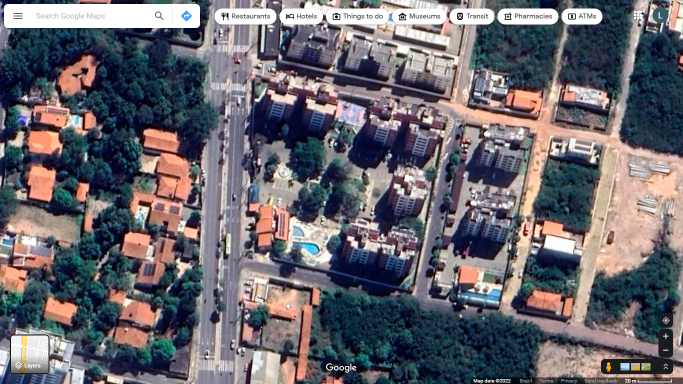
#> input picture Desktop/Projects/Analista-De-Aborizacao - Para Enviar Git - Copia/Condominio_original.png, 1366 x 768 px, given in place of desmatamento_1984.png, which was not available (shown at 1/2 size)
$ python analisador_de_desmatamento.py
#> lines starting #> are read from the running program, lines starting #| are printed output that depends on the picture; after the words box and inside, x2 and y2 are one past the last pixel; in counts of white or black regions, pixels touching at a corner belong together; pictures that were not available may be replaced by others from this repository, and a replacement may not be noted
### Desktop/Projects/Analista-De-Aborizacao - Para Enviar Git - Copia/feature_tracker.py
import cv2 as cv
import numpy as np
import SHSX

def return_tree_color_interval(reference_tree, color_space=cv.COLOR_BGR2HSV):
    reference_tree_on_other_color_system = cv.cvtColor(reference_tree, color_space)
    if color_space in [cv.COLOR_BGR2HSV, cv.COLOR_BGR2HLS]:
        reference_tree_on_other_color_system = SHSX.convert_img_to(reference_tree_on_other_color_system, SHSX.HSX_2_SHSX)

    max_values = (256, 256, 256)
    lowest = np.array([255, 255, 255])
    highest = np.array([0, 0, 0])

    for channel in range(3):
        max_value = max_values[channel]
        reference_tree_on_other_color_system_histogram = cv.calcHist([reference_tree_on_other_color_system], [channel], None, [max_value], [0, max_value])
        for value, pixel_amount in enumerate(reference_tree_on_other_color_system_histogram):
            if pixel_amount <= 0: continue

            if value > highest[channel]:
                highest[channel] = value
            if value < lowest[channel]:
                lowest[channel] = value

    return [lowest, highest]

### Desktop/Projects/Analista-De-Aborizacao - Para Enviar Git - Copia/SHSX.py
import cv2 as cv
import numpy as np

# [39 lines left out: function BGR_2_SHSV, not called in this run]

def HSX_2_SHSX(pixel):
    pixel[0] += 30
    if pixel[0] > 180:
        pixel[0] -= 180
    return pixel

# [5 lines left out: function SHSX_2_HSX, not called in this run]

def map_rows(map_func):
    def _map_rows(row):
        row = list( map(map_func, row) )
        return row
    return _map_rows

def convert_img_to(img, map_func):
    return np.array( list( map(map_rows(map_func), img) ) )

### Desktop/Projects/Analista-De-Aborizacao - Para Enviar Git - Copia/main.py
import cv2 as cv
import numpy as np
import SHSX
from return_constant_pixel_to_meter import return_constant_pixel_to_meter
from initial_mask_identifier import return_initial_mask
from feature_tracker import return_tree_color_interval

def filter_image(
    original_image,
    reference_tree,
    should_convert_area_in_scale,
    should_apply_initial_mask,
    scale=[],
    real_distance_represented_by_scale=20,
    should_analyze_just_the_biggest_shape=True,
    delimitated_image=[],
    color_space_used_by_feature_tracker=cv.COLOR_BGR2HSV
    ):

    # Definidor de Escala
    if should_convert_area_in_scale:
        pixel_to_meter = return_constant_pixel_to_meter(real_distance_represented_by_scale, scale)
        square_pixel_to_square_meter = pixel_to_meter**2

    # Rastreador de Características
    lowest, highest = return_tree_color_interval(reference_tree, color_space_used_by_feature_tracker)

    # Importar Imagem Base
    img = original_image
    # img_in_other_color_system = img
    img_in_other_color_system = cv.cvtColor(img, color_space_used_by_feature_tracker)
    if color_space_used_by_feature_tracker in [cv.COLOR_BGR2HSV, cv.COLOR_BGR2HLS]:
        img_in_other_color_system = SHSX.convert_img_to(img_in_other_color_system, SHSX.HSX_2_SHSX)

    # Aplicar máscara inicial
    if should_apply_initial_mask:
        initial_mask, inital_mask_pixel_amout = return_initial_mask(original_image, delimitated_image, should_analyze_just_the_biggest_shape)
        img_in_other_color_system = cv.bitwise_and(img_in_other_color_system, img_in_other_color_system, mask=initial_mask)

    # Aplicar máscara de cor
    color_mask = cv.inRange(img_in_other_color_system, lowest, highest)
    img_with_color_mask = cv.bitwise_and(img, img, mask=color_mask)

    cv.imshow('Original', img)
    cv.imshow('mask', color_mask)
    cv.imshow('masked', img_with_color_mask)

    # Definição do Centroíde
    gray_img_with_color_mask = cv.cvtColor(img_with_color_mask, cv.COLOR_BGR2GRAY)
    ret, img_with_color_mask_thresholded = cv.threshold(gray_img_with_color_mask, 15, 255 , cv.THRESH_BINARY)
    blurred_thresh = cv.blur(img_with_color_mask_thresholded, (7,7))
    ret, smooth_thresh = cv.threshold(blurred_thresh, 20, 255, cv.THRESH_BINARY)

    vegetation_pixel_amount = 0
    sum_of_x_coordinates = 0
    sum_of_y_coordinates = 0

    masked_height, masked_width = gray_img_with_color_mask.shape
    for y in range(masked_height):
        for x in range(masked_width):
            if img_with_color_mask_thresholded[y,x]:
                vegetation_pixel_amount += 1
                sum_of_y_coordinates += y
                sum_of_x_coordinates += x

    centroid_y = round(sum_of_y_coordinates/vegetation_pixel_amount)
    centroid_x = round(sum_of_x_coordinates/vegetation_pixel_amount)
    centroid_position = (centroid_y, centroid_x)

    # Definidor de area efetivamente arborizada
    total_area_pixel_amount = img.shape[0] * img.shape[1] if not should_apply_initial_mask else inital_mask_pixel_amout
    vegetation_percentage_area = round((vegetation_pixel_amount / (total_area_pixel_amount)) * 100, 3)

    if should_convert_area_in_scale:
        real_total_area = round(total_area_pixel_amount * square_pixel_to_square_meter, 2)
        real_vegetation_area = round(vegetation_pixel_amount * square_pixel_to_square_meter, 2)

    # Determinador de Contornos
    edges = cv.Canny(cv.bitwise_not(smooth_thresh), 120, 140)
    contours, hierarch = cv.findContours(edges, cv.RETR_EXTERNAL, cv.CHAIN_APPROX_SIMPLE)
    img_with_contours = cv.drawContours(img_with_color_mask.copy(), contours, -1, (255, 0, 0), 2)

    # Gerador de Imagem Final
    base_darkened_img = cv.convertScaleAbs(img.copy(), alpha=.2, beta=0)
    result_over_base_img = cv.bitwise_or(base_darkened_img, img_with_contours)
    cv.imshow('Resultado sobre Imagem Base', result_over_base_img)

    if should_apply_initial_mask:
        initial_mask_darkened_img = cv.bitwise_and(base_darkened_img, base_darkened_img, mask=initial_mask)
        result_over_inital_mask = cv.bitwise_or(initial_mask_darkened_img, img_with_contours)
        cv.imshow('Resultado sobre Imagem sob mascara inicial', result_over_inital_mask )

    # Output das Informações Obtidas:
    if should_convert_area_in_scale:
        print(f"De um total de {real_total_area}m², {real_vegetation_area}m² estão arborizados!")
    print(f"Isso representa uma arborização de {vegetation_percentage_area}%")

    return {
        "data":{
            "vegetation_percentage_calculated":vegetation_percentage_area,
            "vegetation_area_calculated":real_vegetation_area ,
            "total_area_calculated":real_total_area
        },
        "img": result_over_base_img
    }

# [34 lines that do not run on import are left out]

### Desktop/Projects/Analista-De-Aborizacao - Para Enviar Git - Copia/analisador_de_desmatamento.py
import cv2 as cv
import matplotlib.pyplot as pyplot
from main import filter_image

initial_year= 1984
last_year = 2020

vegetation_percentage_variation = []

for year in range(initial_year, last_year+1):
    original_image = cv.imread(f"./desmatamento/desmatamento_{year}.png")
#> original_image is the input picture: shape (768, 1366, 3); mean B, G, R 109.7, 102.8, 105.5
    reference_tree = original_image[137:200, 932:1041]
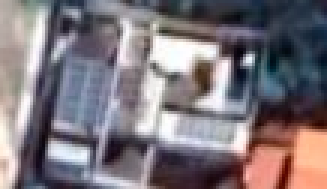
#> reference_tree: shape (63, 109, 3) (shown 3 times larger); mean B, G, R 122.7, 116.6, 124.8

    vegetation_percentage_variation.append( filter_image(original_image, reference_tree, False, False)[0] )
#> in return_tree_color_interval, `reference_tree_on_other_color_system = cv.cvtColor(reference_tree, col..`: reference_tree_on_other_color_system: shape (63, 109, 3); mean H, S, V 96.1, 57.7, 135.2
#> in _map_rows, `row = list( map(map_func, row) )`: row = 109 items, first 6: [41, 24, 183], [43, 23, 179], [44, 22, 176], [46, 19, 171], [48, 19, 160], [54, 17, 149]
#> after the loop in return_tree_color_interval, `for channel in range(3):`: highest = [180, 255, 255]; lowest = [2, 0, 6]
#> in filter_image, `lowest, highest = return_tree_color_interval(reference_tree, color_spa..`: highest = [180, 255, 255]
#> in filter_image, `img_in_other_color_system = cv.cvtColor(img, color_space_used_by_featu..`: img_in_other_color_system: shape (768, 1366, 3); mean H, S, V 85.1, 92.9, 122.7
#> in convert_img_to (call 2), `return np.array( list( map(map_rows(map_func), img) ) )`:
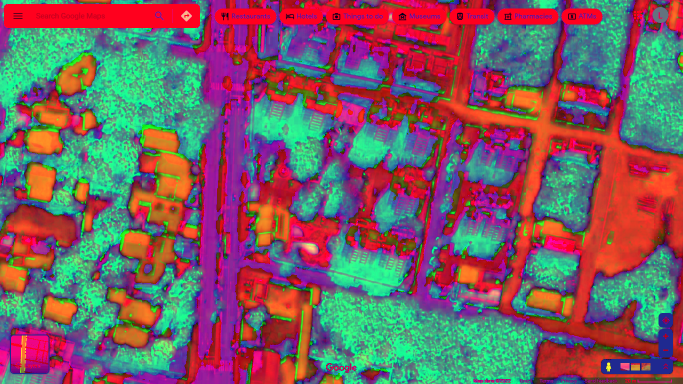
#> returned value: shape (768, 1366, 3) (shown at 1/2 size); mean of channels 0, 1, 2 98.4, 92.9, 122.7; drawn as B, G, R
#> in filter_image, `color_mask = cv.inRange(img_in_other_color_system, lowest, highest)`:
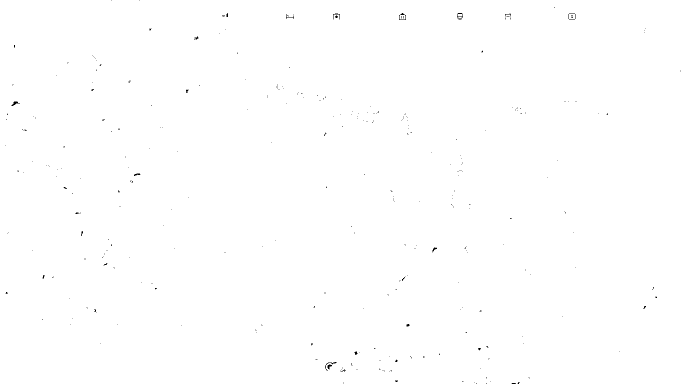
#> color_mask: shape (768, 1366) (shown at 1/2 size); 99.9% white; black in thin lines or dots
#> in filter_image, `gray_img_with_color_mask = cv.cvtColor(img_with_color_mask, cv.COLOR_B..`:
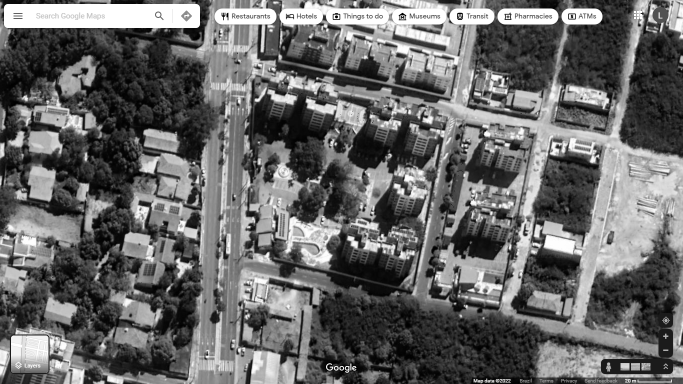
#> gray_img_with_color_mask: shape (768, 1366) (shown at 1/2 size); min 0, max 255, mean 104.4
#> in filter_image, `ret, img_with_color_mask_thresholded = cv.threshold(gray_img_with_colo..`: img_with_color_mask_thresholded: shape (768, 1366); 93.2% white; 1817 black regions (1417 under 20 px), largest, box (x1, y1, x2, y2) and area: (507, 196, 653, 304) 5007, (670, 513, 816, 572) 3508, (0, 140, 69, 250) 2216
#> in filter_image, `ret, smooth_thresh = cv.threshold(blurred_thresh, 20, 255, cv.THRESH_B..`: smooth_thresh: shape (768, 1366); 98.6% white; 171 black regions (86 under 20 px), largest, box (x1, y1, x2, y2) and area: (681, 518, 805, 568) 2193, (575, 212, 636, 294) 1707, (718, 278, 762, 311) 684
#> in filter_image, `edges = cv.Canny(cv.bitwise_not(smooth_thresh), 120, 140)`:
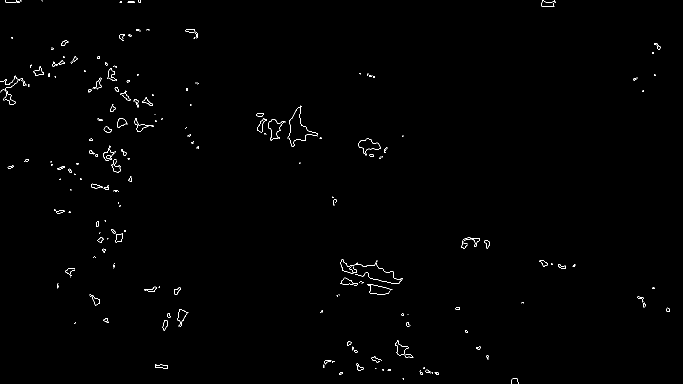
#> edges: shape (768, 1366) (shown at 1/2 size); 0.52% white in thin lines or dots
#> in filter_image, `contours, hierarch = cv.findContours(edges, cv.RETR_EXTERNAL, cv.CHAIN..`: contours = 264 contours, 230 with area under 20; largest, box (x1, y1, x2, y2) and area: (234, 237, 255, 256) 227, (230, 467, 246, 485) 179, (67, 133, 88, 152) 178, (310, 729, 335, 738) 129, (284, 194, 306, 212) 117
#> in filter_image, `base_darkened_img = cv.convertScaleAbs(img.copy(), alpha=.2, beta=0)`:
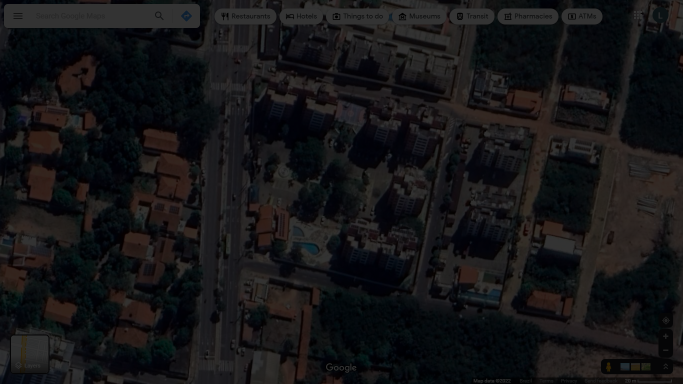
#> base_darkened_img: shape (768, 1366, 3) (shown at 1/2 size); mean B, G, R 21.9, 20.5, 21.1
#> in filter_image, `result_over_base_img = cv.bitwise_or(base_darkened_img, img_with_conto..`:
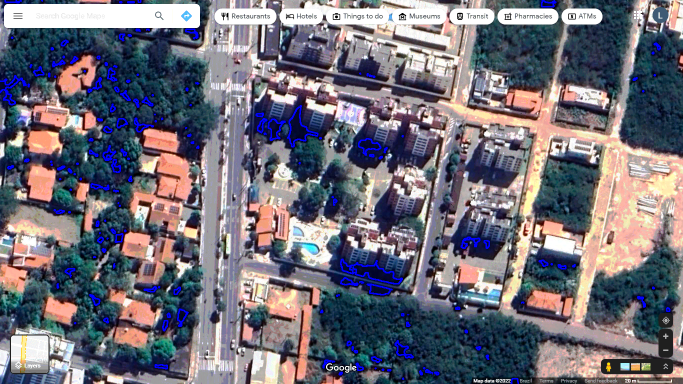
#> result_over_base_img: shape (768, 1366, 3) (shown at 1/2 size); mean B, G, R 121.3, 110.4, 113
#| Isso representa uma arborização de 93.205%
#> (the run stopped early here; a loop or call above may not have finished)
